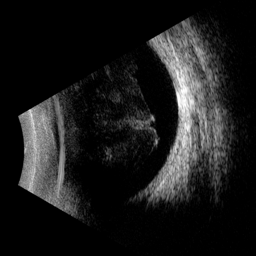
#> input picture Espada/Denoised/Pix2Pix/frame_0035_real.png, 256 x 256 px; its folder holds only this picture in this run
$ python contours.py   (older library calls are emulated)
#> lines starting #> are read from the running program, lines starting #| are printed output that depends on the picture; after the words box and inside, x2 and y2 are one past the last pixel; in counts of white or black regions, pixels touching at a corner belong together
import os
import glob

import cv2
import numpy as np
from skimage.filters import gaussian
from skimage.segmentation import active_contour
import matplotlib.pyplot as plt

# ──────────────────────────────────────────────────────────────────────────────
# CONFIGURATION
# ──────────────────────────────────────────────────────────────────────────────
INPUT_DIR  = r"F:\Desktop\Minor\Python\Dataset\Espada\Denoised\Pix2Pix"
OUTPUT_DIR = r"F:\Desktop\Minor\Python\Dataset\Espada\Masks"
os.makedirs(OUTPUT_DIR, exist_ok=True)

# Sobel → binary threshold
SOBEL_THRESHOLD = 30   # adjust to your data

# Active contour parameters
SNAKE_PARAMS = {
    "alpha": 0.015,           # elasticity
    "beta": 10,               # rigidity
    "w_line": 0,              # intensity term weight
    "w_edge": 1,              # gradient term weight
    "gamma": 0.001,           # step size
    "max_px_move": 1.0,       # max point displacement per iteration
    "max_num_iter": 2500,     # max iterations
    "convergence": 0.1,       # early stop threshold
    "boundary_condition": "periodic",
}

# Toggle visualization of each step
VISUALIZE = False
# ──────────────────────────────────────────────────────────────────────────────

def get_largest_contour(binary_img):
    """Return the largest external contour in a binary image (or None)."""
    contours, _ = cv2.findContours(binary_img, cv2.RETR_EXTERNAL, cv2.CHAIN_APPROX_SIMPLE)
    if not contours:
        return None
    return max(contours, key=cv2.contourArea)

def process_frame(filepath):
    """Process one image: rough mask via Sobel+contour, then refine with snake."""
    # 1) Load
    img = cv2.imread(filepath, cv2.IMREAD_GRAYSCALE)
#> img is the input picture: shape (256, 256); min 0, max 255, mean 27.5
    if img is None:
        raise IOError(f"Cannot read image: {filepath}")

    # 2) Sobel gradients
    sx = cv2.Sobel(img, cv2.CV_64F, 1, 0, ksize=3)
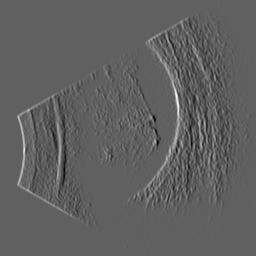
#> sx: shape (256, 256) float64; min -528, max 873, mean 0; drawn with min black and max white
    sy = cv2.Sobel(img, cv2.CV_64F, 0, 1, ksize=3)
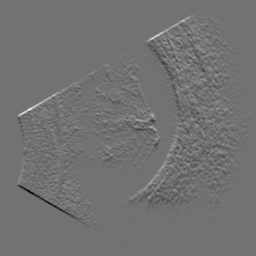
#> sy: shape (256, 256) float64; min -635, max 784, mean 0; drawn with min black and max white
    grad = np.hypot(sx, sy)
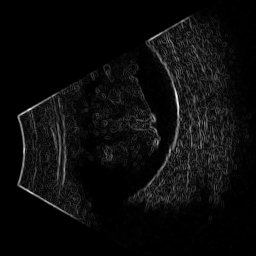
#> grad: shape (256, 256) float64; min 0, max 886.3, mean 41; drawn with min black and max white
    grad = np.uint8(grad / grad.max() * 255)

    # 3) Threshold to binary edge map
    _, edges = cv2.threshold(grad, SOBEL_THRESHOLD, 255, cv2.THRESH_BINARY)
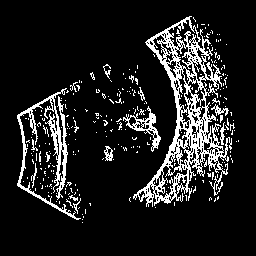
#> edges: shape (256, 256); 12.6% white in thin lines or dots, all inside (x1, y1, x2, y2) = (17, 16, 239, 223)

    # 4) Find largest contour
    cnt = get_largest_contour(edges)
#> in get_largest_contour, `contours, _ = cv2.findContours(binary_img, cv2.RETR_EXTERNAL, cv2.CHAI..`: contours = 254 contours, 247 with area under 20; largest, box (x1, y1, x2, y2) and area: (133, 16, 232, 207) 7108, (17, 88, 81, 220) 1083, (123, 106, 161, 152) 448, (104, 146, 113, 161) 79, (211, 104, 229, 116) 56, (220, 122, 226, 145) 36, (138, 87, 145, 101) 23
#> cnt = contour of 947 points, box (x1, y1, x2, y2) (133, 16, 232, 207), area 7108
    if cnt is None:
        print(f"[WARN] No contour found in {os.path.basename(filepath)}")
        return

    # 5) Build rough mask
    mask = np.zeros_like(img, dtype=np.uint8)
    cv2.drawContours(mask, [cnt], -1, 255, thickness=-1)
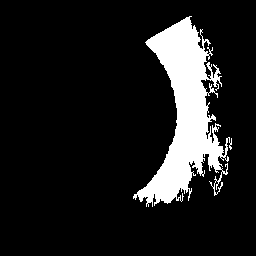
#> mask: shape (256, 256); 12% white; 1 white region, box (x1, y1, x2, y2) and area: (133, 16, 232, 207) 7848

    # 6) Optionally refine with active contour
    #    a) Smooth the masked image to reduce noise
    img_smooth = gaussian(masked := cv2.bitwise_and(img, mask), sigma=3)
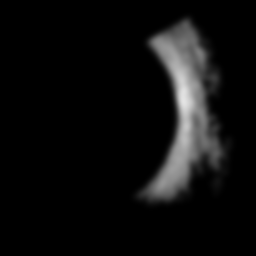
#> img_smooth: shape (256, 256) float64; min 0, max 0.895, mean 0.0549

    #    b) Initialize snake from the rough contour
    snake_init = np.squeeze(cnt).astype(np.float32)
#> snake_init = 947 pairs, first value 133 to 231, second value 16 to 206
    #    downsample points to ~200 max
    step = max(1, len(snake_init) // 200)
#> step = 4
    snake_init = snake_init[::step]
#> snake_init = 237 pairs, first value 133 to 231, second value 16 to 204

    #    c) Run the snake
    snake = active_contour(
        img_smooth,
        snake_init,
        **SNAKE_PARAMS
    )
#> snake = 237 pairs, first value 145.7 to 170, second value 160.7 to 172.6

    # 7) Build refined mask from snake
    snake_mask = np.zeros_like(img, dtype=np.uint8)
    pts = np.array([snake], np.int32)
#> pts = 237 pairs, first value 145 to 170, second value 160 to 172
    cv2.fillPoly(snake_mask, pts, 255)
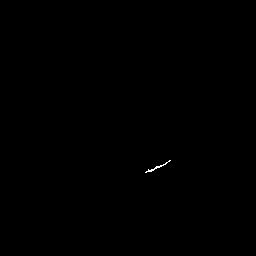
#> snake_mask: shape (256, 256); 0.07% white in thin lines or dots, all inside (x1, y1, x2, y2) = (145, 160, 171, 173)

    # 8) Combine with original
    final = cv2.bitwise_and(img, snake_mask)

    # 9) Save outputs
    base = os.path.splitext(os.path.basename(filepath))[0]
    cv2.imwrite(os.path.join(OUTPUT_DIR, base + "_mask.png"), mask)
    cv2.imwrite(os.path.join(OUTPUT_DIR, base + "_snake_mask.png"), snake_mask)
    cv2.imwrite(os.path.join(OUTPUT_DIR, base + "_final.png"), final)

    # 10) visualize
    if VISUALIZE:
        fig, axes = plt.subplots(1, 4, figsize=(16,4))
        axes[0].imshow(img,        cmap='gray'); axes[0].set_title('Original')
        axes[1].imshow(edges,      cmap='gray'); axes[1].set_title('Sobel Edges')
        axes[2].imshow(masked,     cmap='gray'); axes[2].set_title('Rough Mask')
        axes[3].imshow(final,      cmap='gray'); axes[3].set_title('Refined Final')
        for ax in axes: ax.axis('off')
        plt.tight_layout()
        plt.show()

if __name__ == "__main__":
    files = glob.glob(os.path.join(INPUT_DIR, "*.png"))
    if not files:
        print(f"No .png files found in {INPUT_DIR}")
    for f in files:
        process_frame(f)
    print("Done processing all frames.")

$ run again, on Espada/Denoised/Pix2Pix/frame_0043_fake.png
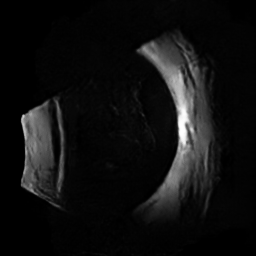
#> input picture Espada/Denoised/Pix2Pix/frame_0043_fake.png, 256 x 256 px
#> in process_frame, img is the input picture: shape (256, 256); min 0, max 254, mean 16.3
#> in process_frame, `_, edges = cv2.threshold(grad, SOBEL_THRESHOLD, 255, cv2.THRESH_BINARY)`:
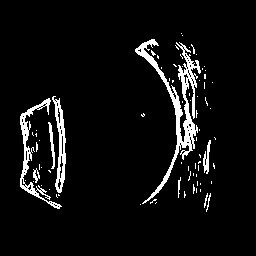
#> edges: shape (256, 256); 6% white; 75 white regions (66 under 20 px)
#> contours = 75 contours, 69 with area under 20; largest, box (x1, y1, x2, y2) and area: (135, 39, 201, 204) 1528, (20, 98, 62, 209) 604, (52, 96, 66, 193) 562, (203, 140, 211, 174) 89, (48, 122, 55, 169) 78, (33, 168, 40, 183) 44
#> cnt = contour of 505 points, box (x1, y1, x2, y2) (135, 39, 201, 204), area 1528
#> mask: shape (256, 256); 3% white; 1 white region, box (x1, y1, x2, y2) and area: (135, 39, 201, 204) 1974
#> in process_frame, `img_smooth = gaussian(masked := cv2.bitwise_and(img, mask), sigma=3)`:
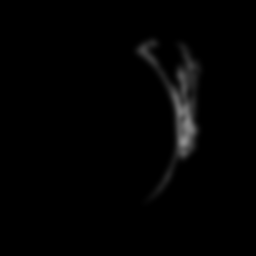
#> img_smooth: shape (256, 256) float64; min 0, max 0.565, mean 0.0114
#> in process_frame, `snake_init = np.squeeze(cnt).astype(np.float32)`: snake_init = 505 pairs, first value 135 to 200, second value 39 to 203
#> step = 2
#> in process_frame, `snake_init = snake_init[::step]`: snake_init = 253 pairs, first value 135 to 200, second value 39 to 203
#> snake = 253 pairs, first value 174 to 177.4, second value 165.3 to 169.4
#> pts = 253 pairs, first value 174 to 177, second value 165 to 169
#> snake_mask: shape (256, 256); 0.01% white in thin lines or dots, all inside (x1, y1, x2, y2) = (174, 165, 178, 170)

$ run again, on Espada/Denoised/Pix2Pix/frame_0047_fake.png
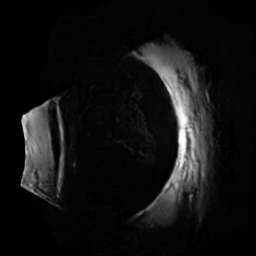
#> input picture Espada/Denoised/Pix2Pix/frame_0047_fake.png, 256 x 256 px
#> in process_frame, img is the input picture: shape (256, 256); min 0, max 254, mean 18.1
#> in process_frame, `_, edges = cv2.threshold(grad, SOBEL_THRESHOLD, 255, cv2.THRESH_BINARY)`:
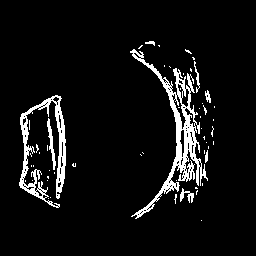
#> edges: shape (256, 256); 6.7% white; 55 white regions (47 under 20 px)
#> contours = 53 contours, 47 with area under 20; largest, box (x1, y1, x2, y2) and area: (130, 49, 208, 219) 2368, (19, 95, 66, 208) 1301, (47, 118, 56, 170) 106, (180, 188, 194, 203) 54, (205, 90, 211, 103) 30, (194, 61, 200, 93) 27
#> cnt = contour of 510 points, box (x1, y1, x2, y2) (130, 49, 208, 219), area 2368
#> mask: shape (256, 256); 4.3% white; 1 white region, box (x1, y1, x2, y2) and area: (130, 49, 208, 219) 2832
#> in process_frame, `img_smooth = gaussian(masked := cv2.bitwise_and(img, mask), sigma=3)`:
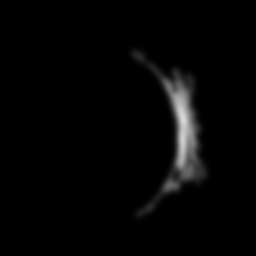
#> img_smooth: shape (256, 256) float64; min 0, max 0.853, mean 0.0206
#> in process_frame, `snake_init = np.squeeze(cnt).astype(np.float32)`: snake_init = 510 pairs, first value 130 to 207, second value 49 to 218
#> step = 2
#> in process_frame, `snake_init = snake_init[::step]`: snake_init = 255 pairs, first value 130 to 207, second value 49 to 218
#> snake = 255 pairs, first value 138.3 to 180.9, second value 165 to 177.8
#> pts = 255 pairs, first value 138 to 180, second value 164 to 177
#> snake_mask: shape (256, 256); 0.09% white in thin lines or dots, all inside (x1, y1, x2, y2) = (138, 164, 181, 178)

$ run again, on Espada/Denoised/Pix2Pix/frame_0037_fake.png
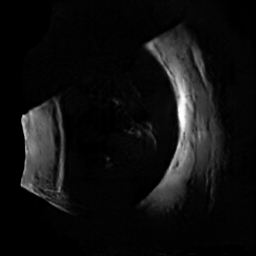
#> input picture Espada/Denoised/Pix2Pix/frame_0037_fake.png, 256 x 256 px
#> in process_frame, img is the input picture: shape (256, 256); min 0, max 254, mean 15.8
#> edges: shape (256, 256); 6.3% white; 71 white regions (57 under 20 px)
#> contours = 71 contours, 63 with area under 20; largest, box (x1, y1, x2, y2) and area: (140, 32, 197, 204) 1596, (19, 99, 69, 213) 1284, (191, 45, 210, 90) 170, (50, 108, 57, 161) 82, (181, 137, 194, 168) 62, (186, 151, 195, 186) 28, (195, 124, 202, 141) 26, (203, 121, 208, 136) 22
#> cnt = contour of 289 points, box (x1, y1, x2, y2) (140, 32, 197, 204), area 1596
#> mask: shape (256, 256); 2.9% white; 1 white region, box (x1, y1, x2, y2) and area: (140, 32, 197, 204) 1876
#> in process_frame, `img_smooth = gaussian(masked := cv2.bitwise_and(img, mask), sigma=3)`:
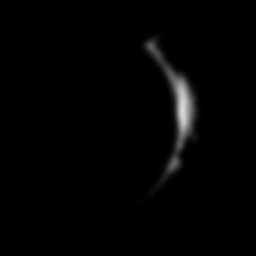
#> img_smooth: shape (256, 256) float64; min 0, max 0.844, mean 0.013
#> snake_init = 289 pairs, first value 140 to 196, second value 32 to 203
#> step = 1
#> snake = 289 pairs, first value 159.2 to 164.2, second value 166.8 to 170.4
#> pts = 289 pairs, first value 159 to 164, second value 166 to 170
#> snake_mask: shape (256, 256); 0.02% white in thin lines or dots, all inside (x1, y1, x2, y2) = (159, 166, 165, 171)
